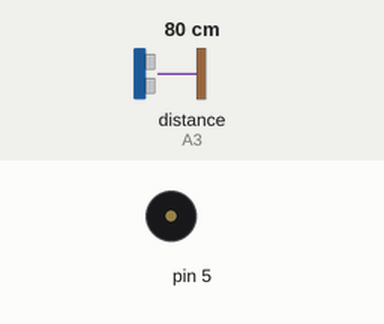
Simulated run of this sketch. Board: Arduino Uno, built with avr-gcc and run on an emulated ATmega328P. On the bench: buzzer (waves = sounding). Wiring (inferred from the names in the program): ultrasonic range finder: trigger A2; echo A3. Inputs (shaded band) come from the test bench; at power-on: distance to the obstacle (sensor on A3) 80 cm. The echo pulse lasts 58.3 µs per cm.

Above: at 1.2 s.
1.3 s: distance to the obstacle (sensor on A3) set to 56 cm
2.8 s: distance to the obstacle (sensor on A3) set to 47 cm
At 3.03 s:
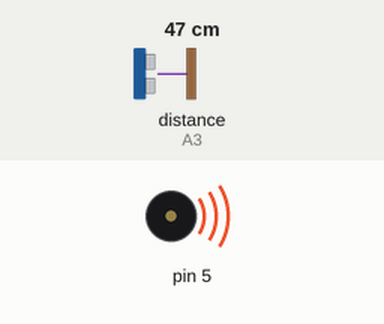
5.8 s: distance to the obstacle (sensor on A3) set to 60 cm
At 6.8 s:
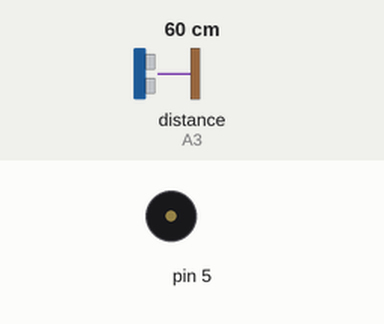
7.3 s: distance to the obstacle (sensor on A3) set to 2 cm
At 7.53 s:
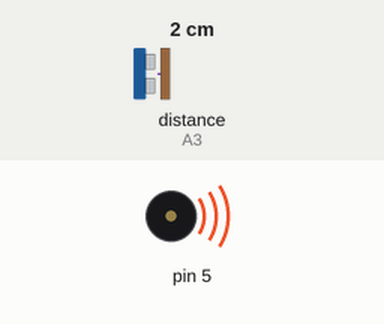
Timing chart, 0 to 11.3 s (numbered marks = the images above; inputs shaded):
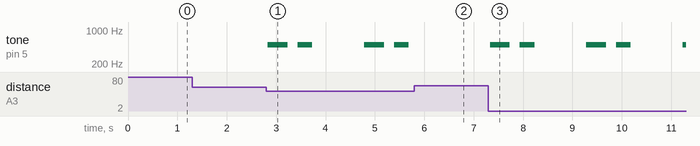

The sketch:

Ultrasonic_Brightpath.ino
```cpp
/*
ROBOTHON ELECTRONIX ENSTAB
Workshop 2 : Ultrasonic Sensor
Copy and Paste this code on your Arduino IDE


This code is delicately typed by the ELECTRONIX Club for whom this may be of concern
HEDFI Wassim.
*/


#define echoPin A3  // attacher echo du capteur ultrason a la pin A3 de la carte
#define trigPin A2  // attacher trig du capteur ultrason a la pin A2 de la carte

void setup() {
  // put your setup code here, to run once:
  pinMode(echoPin, INPUT);  // echopin is an input for the Arduino board
  pinMode(trigPin, OUTPUT);
  pinMode(5, OUTPUT);
  Serial.begin(9600);  // you saw this before ;)
}

void loop() {
  // put your main code here, to run repeatedly:
  //***calcul de distance à l'aide du capteur ultrason

  digitalWrite(trigPin, LOW);   // initialize the trigger at 0 (LOW)
  delayMicroseconds(2);         // keep it at zero for 2ms
  digitalWrite(trigPin, HIGH);  // send a pulse (HIGH) on the trigger
  delayMicroseconds(10);        // send the high pulse for 10ms
  digitalWrite(trigPin, LOW);   // put it back at zero

  float duration = pulseIn(echoPin, HIGH);  // the function 'pulsin' acts as a chronometer
                                            // when you call it it will start counting time and stop when echoPin is high and returns the duration
  // Calculating the distance
  float distance = duration * 0.034 / 2;         // Speed of sound wave divided by 2 (from the sensor to the object and back == double the distance we want to calculate)
  float distanceCentimeter;                      // create a variable to store the distance
  if (distance > 200) distanceCentimeter = 200;  // ultrasonic sensor will give faulty measures for distances over 200cm, so the max distance we will define is 200cm
  else distanceCentimeter = distance;

  if (distanceCentimeter < 50) {
    tone(5, 500);
    delay(400);
    noTone(5);
    delay(200);
    tone(5, 500);
    delay(300);
    noTone(5);
    delay(1000);
  }
  else noTone(5);
  delay(50);
}
```

Measured:
- the behaviour switches between 51 and 50 cm on distance to the obstacle (sensor on A3) (found by bisection; images 0 and 1)
- after the input at 1.3 s, every drawn part: stays the same
- after the input at 2.8 s, tone on pin 5: plays 500 Hz for 0.40 s, 500 Hz for 0.30 s, 500 Hz for 0.40 s, 500 Hz for 0.30 s, starting at once
- after the input at 5.8 s, tone on pin 5: stays silent (without the input it goes to 500 Hz after 0.94 s)
- after the input at 7.3 s, tone on pin 5: plays 500 Hz for 0.40 s, 500 Hz for 0.30 s, 500 Hz for 0.40 s, 500 Hz for 0.30 s, 500 Hz for 0.07 s, starting at once
